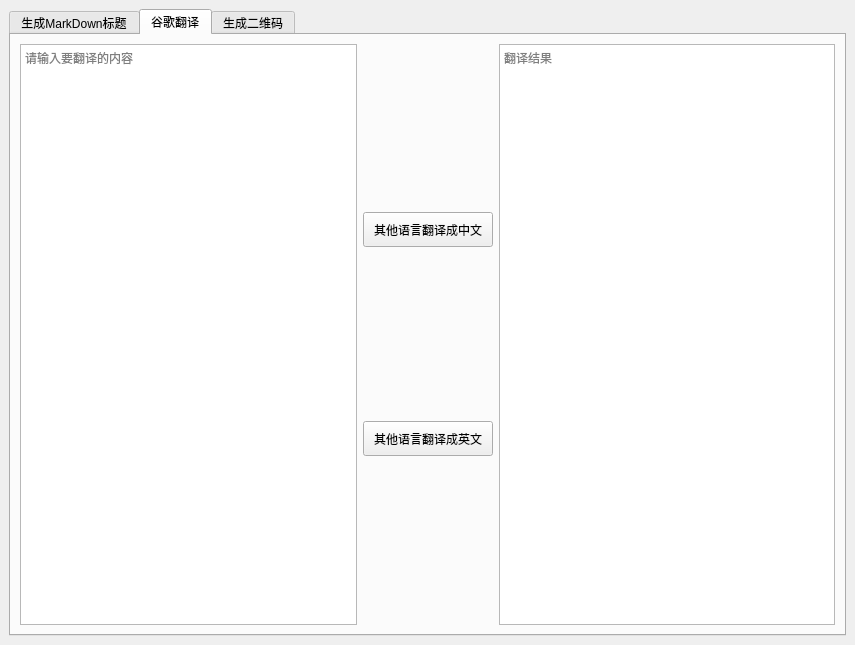
<?xml version="1.0" encoding="UTF-8"?>
<ui version="4.0">
 <class>MainWindow</class>
 <widget class="QMainWindow" name="MainWindow">
  <property name="geometry">
   <rect>
    <x>0</x>
    <y>0</y>
    <width>855</width>
    <height>645</height>
   </rect>
  </property>
  <property name="windowTitle">
   <string>MarkDown标题生成器</string>
  </property>
  <widget class="QWidget" name="centralwidget">
   <layout class="QVBoxLayout" name="verticalLayout_2">
    <item>
     <widget class="QTabWidget" name="tabWidget">
      <property name="currentIndex">
       <number>1</number>
      </property>
      <widget class="QWidget" name="tab_2">
       <attribute name="title">
        <string>生成MarkDown标题</string>
       </attribute>
       <layout class="QVBoxLayout" name="verticalLayout_3">
        <item>
         <layout class="QHBoxLayout" name="horizontalLayout">
          <item>
           <layout class="QVBoxLayout" name="verticalLayout">
            <item>
             <layout class="QHBoxLayout" name="horizontalLayout_3">
              <item>
               <widget class="QLineEdit" name="txtFilePath"/>
              </item>
              <item>
               <widget class="QPushButton" name="btnSelFile">
                <property name="text">
                 <string>选择文件</string>
                </property>
               </widget>
              </item>
             </layout>
            </item>
            <item>
             <widget class="QTextEdit" name="txtSoure">
              <property name="acceptRichText">
               <bool>false</bool>
              </property>
              <property name="placeholderText">
               <string>请输入需要转换的markdown内容，或点击上面加载文件</string>
              </property>
             </widget>
            </item>
           </layout>
          </item>
          <item>
           <widget class="QTextEdit" name="txtRz">
            <property name="documentTitle">
             <string/>
            </property>
            <property name="placeholderText">
             <string>点击生成后将输出结果在这里</string>
            </property>
           </widget>
          </item>
         </layout>
        </item>
        <item>
         <layout class="QHBoxLayout" name="horizontalLayout_2">
          <property name="spacing">
           <number>10</number>
          </property>
          <property name="bottomMargin">
           <number>0</number>
          </property>
          <item>
           <widget class="QPushButton" name="btnClear">
            <property name="sizePolicy">
             <sizepolicy hsizetype="Fixed" vsizetype="Fixed">
              <horstretch>0</horstretch>
              <verstretch>0</verstretch>
             </sizepolicy>
            </property>
            <property name="text">
             <string>清空所有</string>
            </property>
           </widget>
          </item>
          <item>
           <widget class="QPushButton" name="btnMake">
            <property name="sizePolicy">
             <sizepolicy hsizetype="Fixed" vsizetype="Minimum">
              <horstretch>0</horstretch>
              <verstretch>0</verstretch>
             </sizepolicy>
            </property>
            <property name="text">
             <string>开始生成</string>
            </property>
           </widget>
          </item>
          <item>
           <widget class="QPushButton" name="btnCopy">
            <property name="sizePolicy">
             <sizepolicy hsizetype="Fixed" vsizetype="Fixed">
              <horstretch>0</horstretch>
              <verstretch>0</verstretch>
             </sizepolicy>
            </property>
            <property name="text">
             <string>复制结果</string>
            </property>
           </widget>
          </item>
         </layout>
        </item>
       </layout>
      </widget>
      <widget class="QWidget" name="tab">
       <attribute name="title">
        <string>谷歌翻译</string>
       </attribute>
       <layout class="QVBoxLayout" name="verticalLayout_7">
        <item>
         <layout class="QHBoxLayout" name="horizontalLayout_7">
          <item>
           <widget class="QTextEdit" name="txtLangSoure">
            <property name="acceptRichText">
             <bool>false</bool>
            </property>
            <property name="placeholderText">
             <string>请输入要翻译的内容</string>
            </property>
           </widget>
          </item>
          <item>
           <layout class="QVBoxLayout" name="verticalLayout_5">
            <item>
             <widget class="QPushButton" name="btcToCn">
              <property name="sizePolicy">
               <sizepolicy hsizetype="Fixed" vsizetype="Fixed">
                <horstretch>0</horstretch>
                <verstretch>0</verstretch>
               </sizepolicy>
              </property>
              <property name="minimumSize">
               <size>
                <width>130</width>
                <height>35</height>
               </size>
              </property>
              <property name="text">
               <string>其他语言翻译成中文</string>
              </property>
             </widget>
            </item>
            <item>
             <widget class="QPushButton" name="btnEnToCn">
              <property name="sizePolicy">
               <sizepolicy hsizetype="Fixed" vsizetype="Fixed">
                <horstretch>0</horstretch>
                <verstretch>0</verstretch>
               </sizepolicy>
              </property>
              <property name="minimumSize">
               <size>
                <width>130</width>
                <height>35</height>
               </size>
              </property>
              <property name="text">
               <string>其他语言翻译成英文</string>
              </property>
             </widget>
            </item>
           </layout>
          </item>
          <item>
           <widget class="QTextEdit" name="txtLangRz">
            <property name="documentTitle">
             <string/>
            </property>
            <property name="placeholderText">
             <string>翻译结果</string>
            </property>
           </widget>
          </item>
         </layout>
        </item>
       </layout>
      </widget>
      <widget class="QWidget" name="tbCreactQr">
       <property name="toolTip">
        <string>生成二维码</string>
       </property>
       <attribute name="title">
        <string>生成二维码</string>
       </attribute>
       <layout class="QHBoxLayout" name="horizontalLayout_6">
        <item>
         <layout class="QHBoxLayout" name="horizontalLayout_5">
          <item>
           <layout class="QVBoxLayout" name="verticalLayout_4">
            <item>
             <layout class="QHBoxLayout" name="horizontalLayout_4">
              <item>
               <widget class="QLabel" name="label">
                <property name="text">
                 <string>请输入要生成的二维码内容，然后点击生成二维码</string>
                </property>
               </widget>
              </item>
              <item>
               <widget class="QPushButton" name="btnMakeQr">
                <property name="sizePolicy">
                 <sizepolicy hsizetype="Fixed" vsizetype="Fixed">
                  <horstretch>0</horstretch>
                  <verstretch>0</verstretch>
                 </sizepolicy>
                </property>
                <property name="text">
                 <string>生成二维码</string>
                </property>
               </widget>
              </item>
             </layout>
            </item>
            <item>
             <widget class="QTextEdit" name="txtQrContent">
              <property name="acceptRichText">
               <bool>false</bool>
              </property>
              <property name="placeholderText">
               <string>请输入需要转换的markdown内容，或点击上面加载文件</string>
              </property>
             </widget>
            </item>
           </layout>
          </item>
          <item>
           <widget class="QGroupBox" name="groupBox">
            <property name="sizePolicy">
             <sizepolicy hsizetype="Fixed" vsizetype="Preferred">
              <horstretch>0</horstretch>
              <verstretch>0</verstretch>
             </sizepolicy>
            </property>
            <property name="minimumSize">
             <size>
              <width>300</width>
              <height>150</height>
             </size>
            </property>
            <property name="title">
             <string>二维生成结果</string>
            </property>
            <property name="alignment">
             <set>Qt::AlignCenter</set>
            </property>
            <property name="flat">
             <bool>false</bool>
            </property>
            <property name="checkable">
             <bool>false</bool>
            </property>
            <widget class="QWidget" name="layoutWidget">
             <property name="geometry">
              <rect>
               <x>10</x>
               <y>12</y>
               <width>281</width>
               <height>301</height>
              </rect>
             </property>
             <layout class="QVBoxLayout" name="verticalLayout_6">
              <item>
               <widget class="QLabel" name="lbQrcode">
                <property name="sizePolicy">
                 <sizepolicy hsizetype="MinimumExpanding" vsizetype="Fixed">
                  <horstretch>0</horstretch>
                  <verstretch>0</verstretch>
                 </sizepolicy>
                </property>
                <property name="minimumSize">
                 <size>
                  <width>0</width>
                  <height>0</height>
                 </size>
                </property>
                <property name="maximumSize">
                 <size>
                  <width>300</width>
                  <height>300</height>
                 </size>
                </property>
                <property name="text">
                 <string>二维码</string>
                </property>
               </widget>
              </item>
              <item>
               <widget class="QPushButton" name="btnClearQr">
                <property name="enabled">
                 <bool>true</bool>
                </property>
                <property name="sizePolicy">
                 <sizepolicy hsizetype="Fixed" vsizetype="Fixed">
                  <horstretch>0</horstretch>
                  <verstretch>0</verstretch>
                 </sizepolicy>
                </property>
                <property name="text">
                 <string>清空数据</string>
                </property>
                <property name="checkable">
                 <bool>false</bool>
                </property>
               </widget>
              </item>
              <item>
               <widget class="QLabel" name="label_2">
                <property name="text">
                 <string/>
                </property>
               </widget>
              </item>
             </layout>
            </widget>
           </widget>
          </item>
         </layout>
        </item>
       </layout>
      </widget>
     </widget>
    </item>
   </layout>
  </widget>
  <widget class="QMenuBar" name="menubar">
   <property name="geometry">
    <rect>
     <x>0</x>
     <y>0</y>
     <width>855</width>
     <height>22</height>
    </rect>
   </property>
  </widget>
 </widget>
 <resources/>
 <connections>
  <connection>
   <sender>btnMake</sender>
   <signal>clicked(bool)</signal>
   <receiver>MainWindow</receiver>
   <slot>make_toc()</slot>
   <hints>
    <hint type="sourcelabel">
     <x>462</x>
     <y>621</y>
    </hint>
    <hint type="destinationlabel">
     <x>555</x>
     <y>558</y>
    </hint>
   </hints>
  </connection>
  <connection>
   <sender>btnSelFile</sender>
   <signal>clicked()</signal>
   <receiver>MainWindow</receiver>
   <slot>sel_file()</slot>
   <hints>
    <hint type="sourcelabel">
     <x>408</x>
     <y>90</y>
    </hint>
    <hint type="destinationlabel">
     <x>185</x>
     <y>555</y>
    </hint>
   </hints>
  </connection>
  <connection>
   <sender>btnClear</sender>
   <signal>clicked()</signal>
   <receiver>txtSoure</receiver>
   <slot>clear()</slot>
   <hints>
    <hint type="sourcelabel">
     <x>236</x>
     <y>621</y>
    </hint>
    <hint type="destinationlabel">
     <x>239</x>
     <y>485</y>
    </hint>
   </hints>
  </connection>
  <connection>
   <sender>btnClear</sender>
   <signal>clicked()</signal>
   <receiver>txtRz</receiver>
   <slot>clear()</slot>
   <hints>
    <hint type="sourcelabel">
     <x>236</x>
     <y>621</y>
    </hint>
    <hint type="destinationlabel">
     <x>526</x>
     <y>538</y>
    </hint>
   </hints>
  </connection>
  <connection>
   <sender>btnCopy</sender>
   <signal>clicked()</signal>
   <receiver>txtRz</receiver>
   <slot>selectAll()</slot>
   <hints>
    <hint type="sourcelabel">
     <x>688</x>
     <y>621</y>
    </hint>
    <hint type="destinationlabel">
     <x>805</x>
     <y>556</y>
    </hint>
   </hints>
  </connection>
  <connection>
   <sender>btnCopy</sender>
   <signal>clicked()</signal>
   <receiver>txtRz</receiver>
   <slot>copy()</slot>
   <hints>
    <hint type="sourcelabel">
     <x>688</x>
     <y>621</y>
    </hint>
    <hint type="destinationlabel">
     <x>805</x>
     <y>556</y>
    </hint>
   </hints>
  </connection>
  <connection>
   <sender>btnMakeQr</sender>
   <signal>clicked()</signal>
   <receiver>MainWindow</receiver>
   <slot>make_qrcode()</slot>
   <hints>
    <hint type="sourcelabel">
     <x>506</x>
     <y>76</y>
    </hint>
    <hint type="destinationlabel">
     <x>735</x>
     <y>622</y>
    </hint>
   </hints>
  </connection>
  <connection>
   <sender>btnClearQr</sender>
   <signal>clicked()</signal>
   <receiver>MainWindow</receiver>
   <slot>click_clear_qr()</slot>
   <hints>
    <hint type="sourcelabel">
     <x>585</x>
     <y>232</y>
    </hint>
    <hint type="destinationlabel">
     <x>656</x>
     <y>-22</y>
    </hint>
   </hints>
  </connection>
  <connection>
   <sender>btcToCn</sender>
   <signal>clicked()</signal>
   <receiver>MainWindow</receiver>
   <slot>click_changetocn()</slot>
   <hints>
    <hint type="sourcelabel">
     <x>418</x>
     <y>240</y>
    </hint>
    <hint type="destinationlabel">
     <x>418</x>
     <y>-29</y>
    </hint>
   </hints>
  </connection>
  <connection>
   <sender>btnEnToCn</sender>
   <signal>clicked()</signal>
   <receiver>MainWindow</receiver>
   <slot>click_entocn()</slot>
   <hints>
    <hint type="sourcelabel">
     <x>438</x>
     <y>441</y>
    </hint>
    <hint type="destinationlabel">
     <x>462</x>
     <y>-23</y>
    </hint>
   </hints>
  </connection>
 </connections>
 <slots>
  <slot>make_toc()</slot>
  <slot>sel_file()</slot>
  <slot>make_qrcode()</slot>
  <slot>click_clear_qr()</slot>
  <slot>click_changetocn()</slot>
  <slot>click_entocn()</slot>
 </slots>
</ui>
